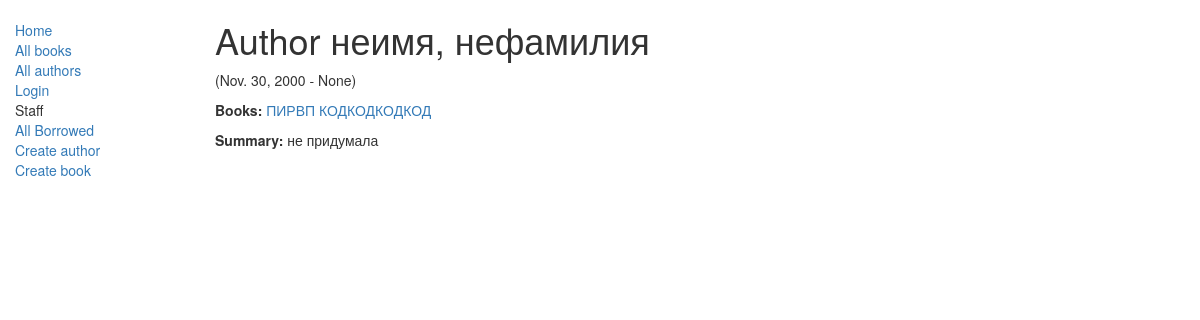
The app's page /catalog/author/1 with its own data.
### catalog/models.py (models this page shows, shortened)
class Author(models.Model):
    first_name = models.CharField(max_length=100)
    last_name = models.CharField(max_length=100)
    date_of_birth = models.DateField(null=True, blank=True)
    date_of_death = models.DateField('Died', null=True, blank=True)

class Book(models.Model):
    title = models.CharField(max_length=200)
    author = models.ForeignKey('Author', on_delete=models.SET_NULL, null=True)
    summary = models.TextField(max_length=1000, help_text="Enter a brief description of the book")
    isbn = models.CharField('ISBN',max_length=13, help_text='13 Character')
    genre = models.ManyToManyField(Genre, help_text="Select a genre for this book")
    def __str__(self):
        return self.title
    def display_genre(self):
        return ', '.join([genre.name for genre in self.genre.all()[:3]])
    display_genre.short_description = 'Genre'

### catalog/views.py (the view)
# urls.py: path('author/<int:pk>', views.AuthorDetailView.as_view(), name='author-detail'),
class AuthorDetailView(generic.DetailView):
    model = Author
    template_name = 'author_detail.html'

### catalog/templates/author_detail.html
{% extends "base_generic.html" %}
{% block content %}
  <h1> Author {{author.first_name}}, {{author.last_name }} </h1>
  <p> ({{author.date_of_birth}} - {{author.date_of_death}}) </p>
  <p><strong>Books:</strong>
    {% for book in author.book_set.all %}
  <a href="{% url 'book-detail' book.pk %}">{{ book }}</a></p>
  <p><strong>Summary:</strong> {{ book.summary }}</p>
  {% endfor %}
{% endblock %}

### records on screen
Author: first_name "неимя", last_name "нефамилия", date_of_birth "Nov. 30, 2000", date_of_death "None"
Book: title "ПИРВП КОДКОДКОДКОД", summary "не придумала"
